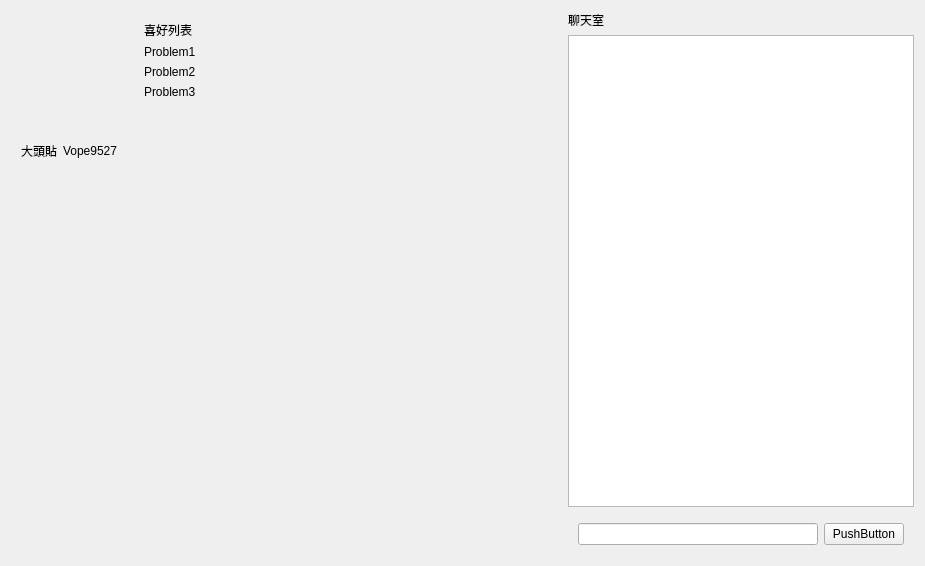
<?xml version="1.0" encoding="UTF-8"?>
<ui version="4.0">
 <class>HomeWidget</class>
 <widget class="QWidget" name="HomeWidget">
  <property name="geometry">
   <rect>
    <x>0</x>
    <y>0</y>
    <width>925</width>
    <height>566</height>
   </rect>
  </property>
  <property name="windowTitle">
   <string>Form</string>
  </property>
  <layout class="QVBoxLayout" name="verticalLayout">
   <item>
    <layout class="QHBoxLayout" name="horizontalLayout">
     <item>
      <layout class="QGridLayout" name="gridLayout">
       <property name="leftMargin">
        <number>10</number>
       </property>
       <property name="topMargin">
        <number>10</number>
       </property>
       <property name="rightMargin">
        <number>10</number>
       </property>
       <property name="bottomMargin">
        <number>10</number>
       </property>
       <item row="3" column="0">
        <widget class="QLabel" name="label_2">
         <property name="text">
          <string/>
         </property>
        </widget>
       </item>
       <item row="2" column="0">
        <widget class="QLabel" name="label_5">
         <property name="text">
          <string>大頭貼</string>
         </property>
        </widget>
       </item>
       <item row="2" column="1">
        <widget class="QLabel" name="label">
         <property name="text">
          <string>Vope9527</string>
         </property>
        </widget>
       </item>
       <item row="3" column="1">
        <widget class="QLabel" name="label_4">
         <property name="text">
          <string/>
         </property>
        </widget>
       </item>
      </layout>
     </item>
     <item>
      <layout class="QVBoxLayout" name="verticalLayout_4">
       <property name="leftMargin">
        <number>10</number>
       </property>
       <property name="topMargin">
        <number>10</number>
       </property>
       <property name="rightMargin">
        <number>10</number>
       </property>
       <property name="bottomMargin">
        <number>10</number>
       </property>
       <item>
        <widget class="QLabel" name="label_3">
         <property name="text">
          <string>喜好列表</string>
         </property>
        </widget>
       </item>
       <item>
        <layout class="QGridLayout" name="gridLayout_2">
         <property name="rightMargin">
          <number>10</number>
         </property>
         <property name="bottomMargin">
          <number>10</number>
         </property>
         <item row="1" column="0">
          <widget class="QLabel" name="label_8">
           <property name="text">
            <string>Problem2</string>
           </property>
          </widget>
         </item>
         <item row="0" column="0">
          <widget class="QLabel" name="label_7">
           <property name="text">
            <string>Problem1</string>
           </property>
          </widget>
         </item>
         <item row="2" column="0">
          <widget class="QLabel" name="label_9">
           <property name="text">
            <string>Problem3</string>
           </property>
          </widget>
         </item>
        </layout>
       </item>
       <item>
        <spacer name="verticalSpacer">
         <property name="orientation">
          <enum>Qt::Orientation::Vertical</enum>
         </property>
         <property name="sizeHint" stdset="0">
          <size>
           <width>20</width>
           <height>40</height>
          </size>
         </property>
        </spacer>
       </item>
      </layout>
     </item>
     <item>
      <spacer name="horizontalSpacer">
       <property name="orientation">
        <enum>Qt::Orientation::Horizontal</enum>
       </property>
       <property name="sizeHint" stdset="0">
        <size>
         <width>40</width>
         <height>20</height>
        </size>
       </property>
      </spacer>
     </item>
     <item>
      <layout class="QVBoxLayout" name="verticalLayout_2">
       <item>
        <widget class="QLabel" name="label_6">
         <property name="text">
          <string>聊天室</string>
         </property>
        </widget>
       </item>
       <item>
        <widget class="QTextBrowser" name="textBrowser">
         <property name="frameShape">
          <enum>QFrame::Shape::StyledPanel</enum>
         </property>
         <property name="frameShadow">
          <enum>QFrame::Shadow::Sunken</enum>
         </property>
        </widget>
       </item>
       <item>
        <layout class="QHBoxLayout" name="horizontalLayout_2">
         <property name="leftMargin">
          <number>10</number>
         </property>
         <property name="topMargin">
          <number>10</number>
         </property>
         <property name="rightMargin">
          <number>10</number>
         </property>
         <property name="bottomMargin">
          <number>10</number>
         </property>
         <item>
          <widget class="QLineEdit" name="lineEdit"/>
         </item>
         <item>
          <widget class="QPushButton" name="pushButton">
           <property name="text">
            <string>PushButton</string>
           </property>
          </widget>
         </item>
        </layout>
       </item>
      </layout>
     </item>
    </layout>
   </item>
  </layout>
 </widget>
 <resources/>
 <connections/>
</ui>
